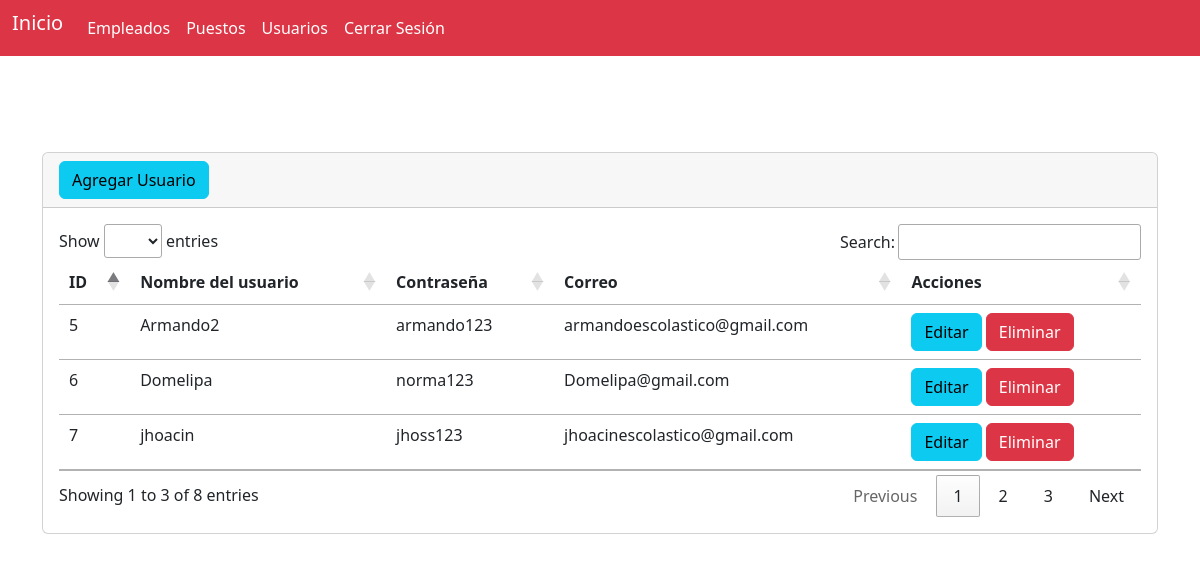
Screenshot of /secciones/usuarios/index.php (signed in) with the database file from the repository.
### tables this page shows
CREATE TABLE `tb_usuarios` (
  `id` int(11) NOT NULL,
  `usuario` varchar(255) DEFAULT NULL,
  `contraseña` varchar(255) DEFAULT NULL,
  `correo` varchar(255) DEFAULT NULL,
  `foto` varchar(255) DEFAULT NULL
);

### secciones/usuarios/index.php (the view, shortened to what this page needs)
<?php include("../../bd.php");
$sentencia=$conexion->prepare("SELECT * FROM `tb_usuarios`");
$sentencia->execute();
$lista_tb_usuarios=$sentencia->fetchAll(PDO::FETCH_ASSOC);
?>
<?php include("../../templates/header.php"); ?>
<br/>
<br><br><br>
<div class="card ">
    <div class="card-header">
    <a name="" id="" class="btn btn-info" href="crear.php" role="button">Agregar Usuario</a>
    </div>
    <div class="card-body">
    <div class="table-responsive-sm">
    <table class="table table" id="tabla_id">
        <thead>
            <tr>
                <th scope="col">ID</th>
                <th scope="col">Nombre del usuario</th>
                <th scope="col">Contraseña</th>
                <th scope="col">Correo</th>
                <th scope="col">Acciones</th>
            </tr>
        </thead>
        <tbody>
            <?php foreach ($lista_tb_usuarios as $registro) { ?>
                <tr class="">
                    <td scope="row"> <?php  echo $registro['id']; ?> </td>
                    <td> <?php  echo $registro['usuario']; ?> </td>
                    <td> <?php  echo $registro['contraseña']; ?> </td>
                    <td> <?php  echo $registro['correo']; ?> </td>
                    <td>
                    <a class="btn btn-info" href="editar.php?txtID=<?php  echo $registro['id']; ?>" role="button">Editar</a>
                    <a class="btn btn-danger" href="javascript:borrar(<?php  echo $registro['id']; ?>);" role="button">Eliminar</a>
                    </td>
                </tr>
            <?php } ?>
        </tbody>
    </table>
</div>
    </div>
</div>
<?php include("../../templates/footer.php"); ?>

### templates/header.php (shortened to what this page needs)
<?php
    $url_base = "http://localhost/App_web_CRUD_Gestion_Empleados/";
?>
<!doctype html>
<html lang="es">
<head>
  <link href="https://cdn.jsdelivr.net/npm/bootstrap@5.2.1/dist/css/bootstrap.min.css" rel="stylesheet"
>
    <link rel="stylesheet" href="https://cdn.datatables.net/1.13.5/css/jquery.dataTables.css" />
</head>
<body>
    <nav class="navbar navbar-expand-sm navbar-dark bg-danger">
        <div class="container-fluid">
            <ul class="navbar-nav me-auto mt-2 mt-lg-0">
                <li class="nav-item">
                    <a class="navbar-brand" href="<?php echo $url_base;?>index.php" aria-current="page"> Inicio <span class="visually-hidden"></span></a>
                </li>
                <li class="nav-item">
                    <a class="nav-link active" href="<?php echo $url_base;?>secciones/empleados" aria-current="page">Empleados <span class="visually-hidden"></span></a>
                </li>
                <li class="nav-item">
                    <a class="nav-link active" href="<?php echo $url_base;?>secciones/puestos" aria-current="page">Puestos <span class="visually-hidden"></span></a>
                </li>
                <li class="nav-item">
                    <a class="nav-link active" href="<?php echo $url_base;?>secciones/usuarios" aria-current="page">Usuarios <span class="visually-hidden"></span></a>
                </li>
                <li class="nav-item">
                    <a class="nav-link active" href="<?php echo $url_base;?>cerrar.php" aria-current="page">Cerrar Sesión <span class="visually-hidden"></span></a>
                </li>
            </ul>
        </div>
    </nav>
  <main class="container">

### templates/footer.php (shortened to what this page needs)
</main>
</body>
</html>

### secciones/usuarios/index.php (style rules this page uses)
body { background: url(fondo3.jpg); background-repeat: no-repeat; background-attachment: fixed; background-size: 100% 100%; }

### rows the page displays
tb_usuarios: id "5", usuario "Armando2", contraseña "armando123", correo "armandoescolastico@gmail.com"
tb_usuarios: id "6", usuario "Domelipa", contraseña "norma123", correo "Domelipa@gmail.com"
tb_usuarios: id "7", usuario "jhoacin", contraseña "jhoss123", correo "jhoacinescolastico@gmail.com"
